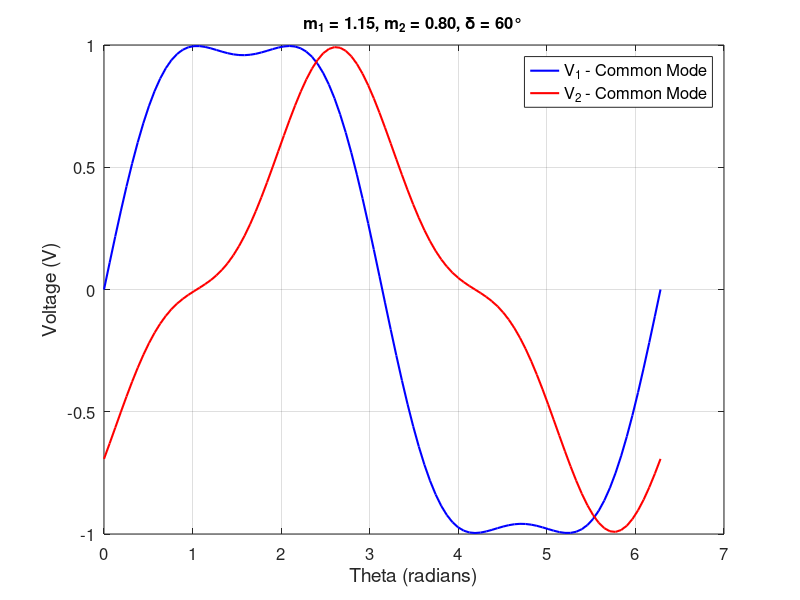
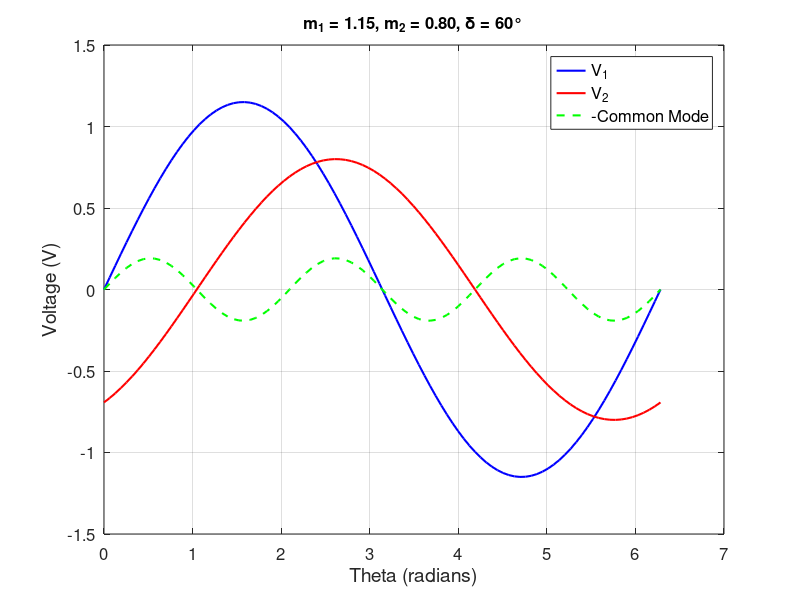

Write the MATLAB code that produced these figures, in order.
theta = linspace(0, 2*pi, 100);

delta = 60;  % degrees
delta_rad = delta * pi / 180;

m1 = 1.15;
m2 = 0.80;
V1 = m1 * sin(theta);
V2 = m2 * sin(theta - delta_rad);

common_mode = (-m1/6) * sin(3*theta);

% Set default font sizes
set(groot, 'defaultAxesFontSize', 12);
set(groot, 'defaultTextFontSize', 12);

% First figure - with common mode removed
figure;
plot(theta, V1 - common_mode, 'b', 'LineWidth', 1.5);
hold on;
plot(theta, V2 - common_mode, 'r', 'LineWidth', 1.5);
xlabel('Theta (radians)', 'FontSize', 14);
ylabel('Voltage (V)', 'FontSize', 14);
title(sprintf('m_1 = %.2f, m_2 = %.2f, \\delta = %d°', m1, m2, delta), 'FontSize', 12);
legend('V_1 - Common Mode', 'V_2 - Common Mode', 'FontSize', 12, 'Location', 'best');
grid on;

% Second figure - original signals and common mode
figure;
plot(theta, V1, 'b', 'LineWidth', 1.5);
hold on;
plot(theta, V2, 'r', 'LineWidth', 1.5);
hold on;
plot(theta, -common_mode, 'g--', 'LineWidth', 1.5);
xlabel('Theta (radians)', 'FontSize', 14);
ylabel('Voltage (V)', 'FontSize', 14);
title(sprintf('m_1 = %.2f, m_2 = %.2f, \\delta = %d°', m1, m2, delta), 'FontSize', 12);
legend('V_1', 'V_2', '-Common Mode', 'FontSize', 12, 'Location', 'best');
grid on;
